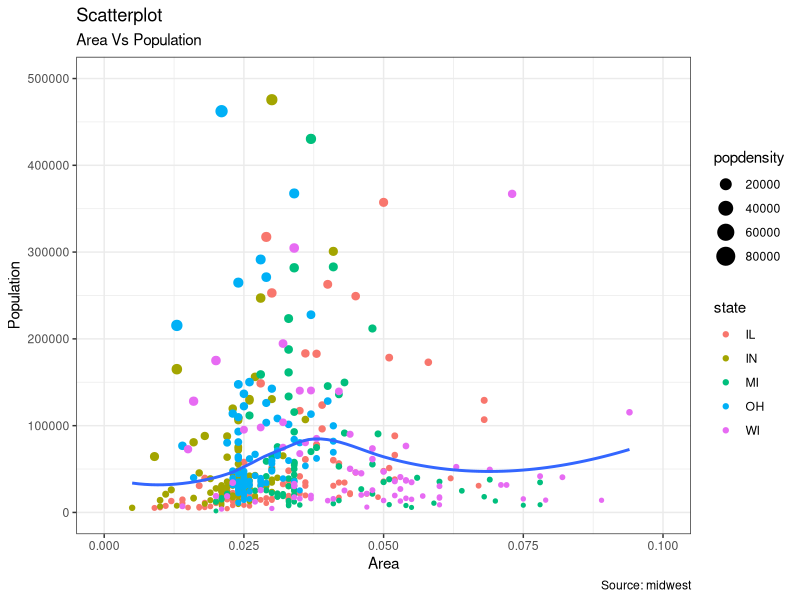

Recreate this plot in R.
## ---- chunk 1
knitr::opts_chunk$set(collapse = TRUE, comment = "#>", highlight = TRUE)
## ---- chunk 2
#install.packages("tidyverse")
## ---- chunk 3
library(tidyverse)
## ---- chunk 4
# Source: http://r-statistics.co/Top50-Ggplot2-Visualizations-MasterList-R-Code.html
# install.packages("ggplot2")
# load package and data
options(scipen=999)  # turn-off scientific notation like 1e+48
library(ggplot2)
theme_set(theme_bw())  # pre-set the bw theme.
data("midwest", package = "ggplot2")
# midwest <- read.csv("http://goo.gl/G1K41K")  # bkup data source

# Scatterplot
gg <- ggplot(midwest, aes(x=area, y=poptotal)) + 
  geom_point(aes(col=state, size=popdensity)) + 
  geom_smooth(method="loess", se=F, formula = 'y ~ x') + 
  xlim(c(0, 0.1)) + 
  ylim(c(0, 500000)) + 
  labs(subtitle="Area Vs Population", 
       y="Population", 
       x="Area", 
       title="Scatterplot", 
       caption = "Source: midwest")

plot(gg)
## ---- chunk 5
getwd()
## ---- chunk 6
getwd()
list.files()
## ---- chunk 7
getwd()
list.files()
## ---- chunk 8
getwd()
